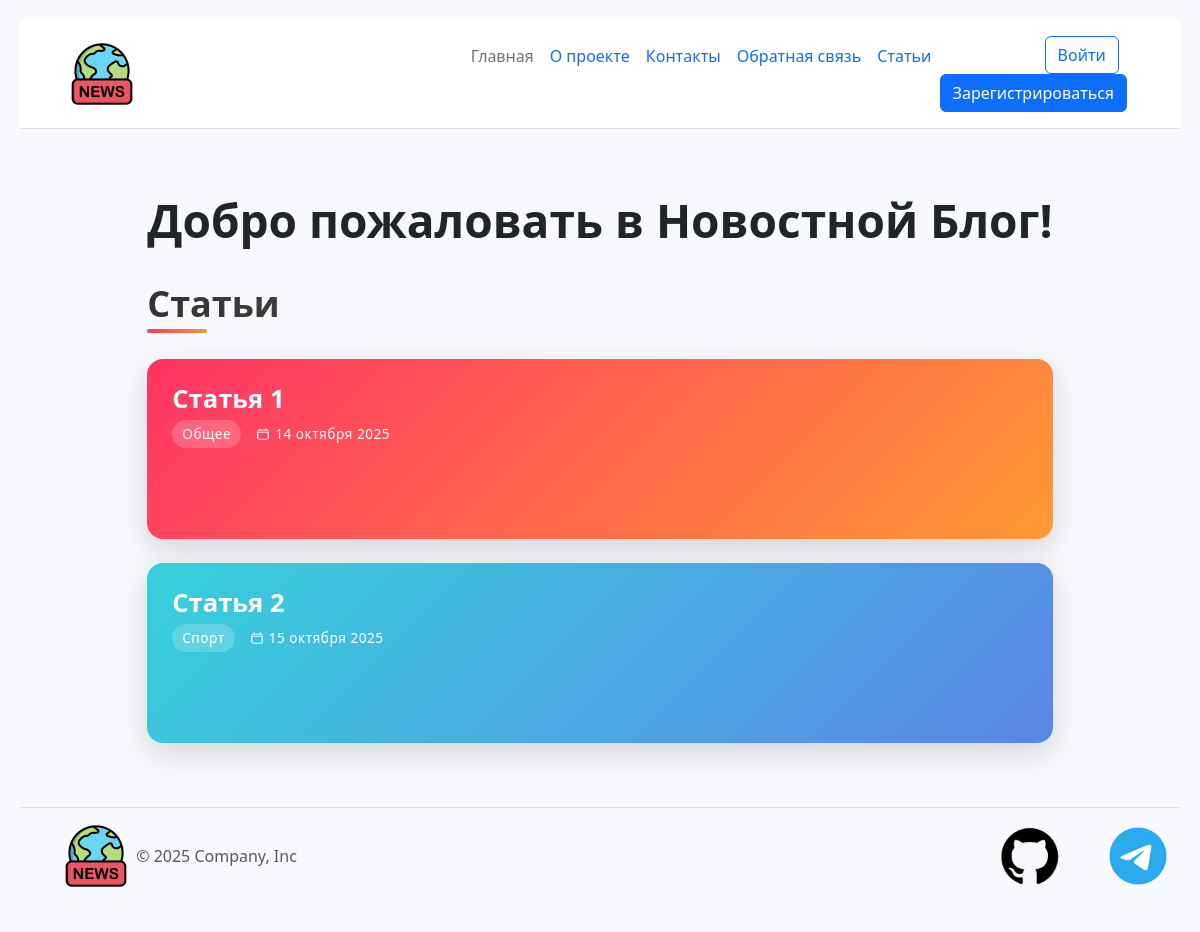
The app's page /index, older data.
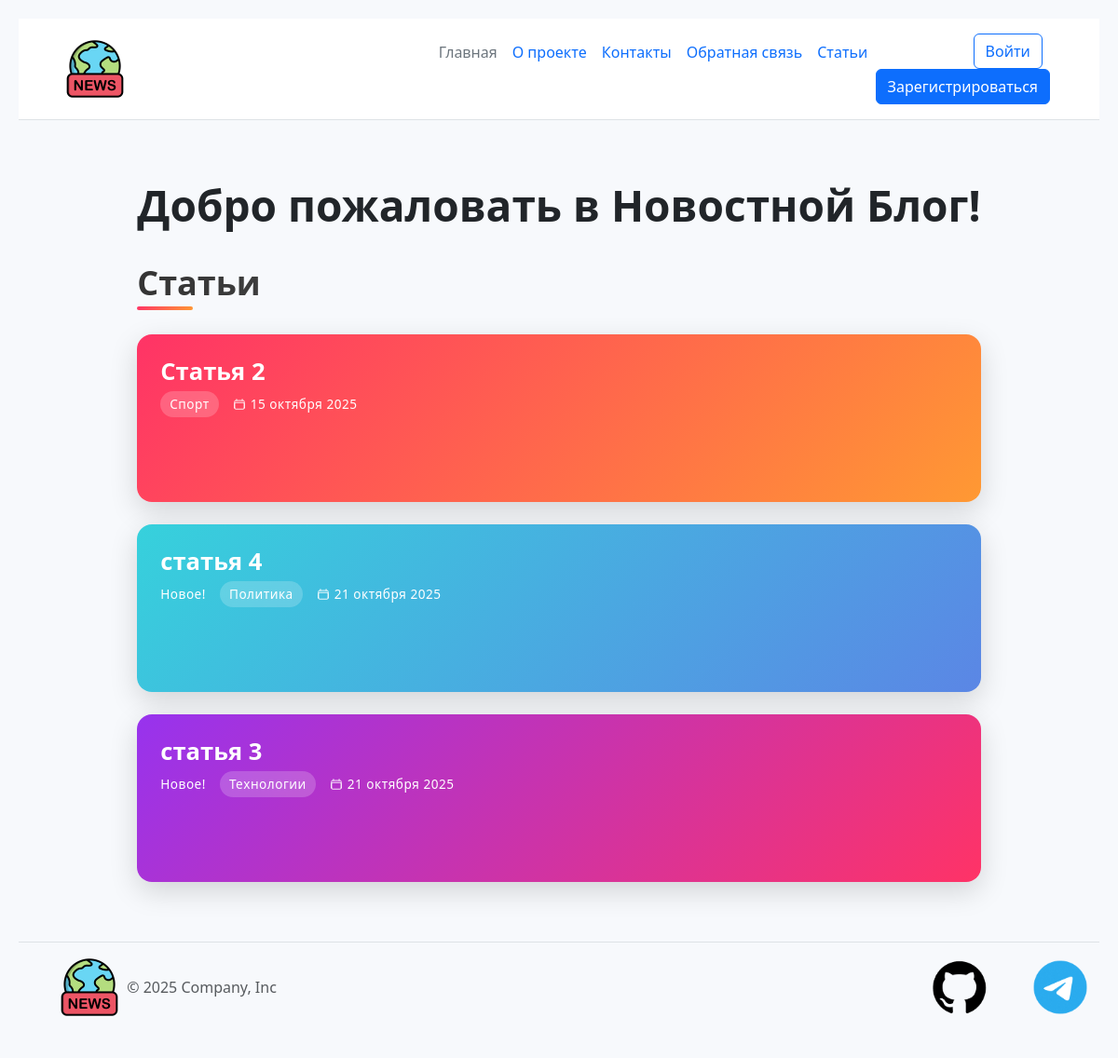
The same page, newer data.
### models.py (models this page shows, shortened)
class Article(db.Model):
    __tablename__ = 'article'
    id = db.Column(db.Integer, primary_key=True)
    title = db.Column(db.String(200), nullable=False)
    text = db.Column(db.Text, nullable=False)
    category = db.Column(db.String(50), default="general")
    created_date = db.Column(db.DateTime(timezone=True), default=lambda: datetime.now(timezone.utc))
    user_id = db.Column(db.Integer, db.ForeignKey('user.id'), nullable=False)
    comments = db.relationship('Comment', backref='article', lazy=True, cascade='all, delete-orphan')

### app.py (the view)
@app.route("/")
@app.route("/index")
def index():
    articles = Article.query.all()
    today_utc = datetime.now(timezone.utc).date()
    for article in articles:
        article.is_new = article.created_date.date() == today_utc
    return render_template('index.html', articles = articles, CATEGORIES=CATEGORIES)

### app.py (called while the page is built)
def russian_date(value):
    if isinstance(value, (datetime, date)):
        months = [
    'января', 'февраля', 'марта', 'апреля', 'мая', 'июня',
    'июля', 'августа', 'сентября', 'октября', 'ноября', 'декабря'
    ]
        return f"{value.day} {months[value.month - 1]} {value.year}"
    return value

### templates/index.html (shortened to what this page needs)
{% extends 'base.html' %}
{% block content %}
<div class="container">
    <div class="welcome">
        <h1 class="welcome-title">
        Добро пожаловать в Новостной Блог!</h1>
    </div>
        <h1 class="section-title">Статьи</h1>
        <div class="blog-cards">
            {% for article in articles %}
            <div class="blog-card">
                <div class="card-header">
                    <div>
                        <h2 class="card-title">{{ article.title }}</h2>
                        <div class="meta-info">
                            {% if article.is_new %}
                                <span class="new-post">Новое!</span>
                            {% endif %}
                            <span class="tag">{{ CATEGORIES.get(article.category, article.category) }}</span>
                            <span class="date">
                                 {{ article.created_date | russian_date }}
                            </span>
                        </div>
                    </div>
                </div>
                <div class="pattern"></div>
            </div>
            {% endfor %}
        </div>
    </div>
{% endblock %}

### templates/base.html (shortened to what this page needs)
<!DOCTYPE html>
<html lang="en">
<head>
    <link href="https://cdn.jsdelivr.net/npm/bootstrap@5.3.8/dist/css/bootstrap.min.css" rel="stylesheet">
    <link rel="stylesheet" href="{{url_for('static', filename = 'css/main.css')}}">
</head>
<body>
    <div class="page">
        <header class="d-flex flex-wrap align-items-center justify-content-center justify-content-md-between py-3 mb-4 border-bottom">
        <div class="col-md-3 mb-2 mb-md-0">
            <a href="/" class="d-inline-flex link-body-emphasis text-decoration-none"> <svg class="bi" width="40" height="32" role="img" aria-label="Bootstrap"><use xlink:href="#bootstrap"></use></svg>
                <img  class ="logo" src="{{url_for('static', filename='img/world-news.png')}}">
            </a>
        </div>
        <ul class="nav col-12 col-md-auto mb-2 justify-content-center mb-md-0">
            <li><a href="{{url_for('index')}}" class="nav-link px-2 link-secondary">Главная</a></li>
            <li><a href="{{url_for('about')}}" class="nav-link px-2">О проекте</a></li>
            <li><a href="{{url_for('contact')}}" class="nav-link px-2">Контакты</a></li>
            <li><a href="{{url_for('feedback')}}" class="nav-link px-2">Обратная связь</a></li>
            <li><a href="{{url_for('articles')}}" class="nav-link px-2">Статьи</a></li>
        <div class="col-md-3 text-end">
            {% if not current_user.is_authenticated %}
            <a href="{{ url_for('login') }}" class="btn btn-outline-primary me-2">Войти</a>
            <a href="{{ url_for('register') }}" class="btn btn-primary">Зарегистрироваться</a>
            {% else %}
            <span class="me-3">Привет, {{ current_user.name }}!</span>
            <a href="{{ url_for('logout') }}" class="btn btn-outline-secondary">Выйти</a>
            {% endif %}
        </div>
        </header>
        <div class="content">
            {% block content %}{% endblock %}
        </div>
        <footer class="d-flex flex-wrap justify-content-between align-items-center py-3 my-4 border-top">
        <div class="col-md-4 d-flex align-items-center">
            <a href="/" class="mb-3 me-2 mb-md-0 text-body-secondary text-decoration-none lh-1" aria-label="Bootstrap"> <svg class="bi" width="30" height="24" aria-hidden="true"><use xlink:href="#bootstrap"></use></svg>
                <img class="logo" src="{{url_for('static', filename='img/world-news.png')}}">
            </a>
            <span class="mb-3 mb-md-0 text-body-secondary">© 2025 Company, Inc</span>
        </div>
        <ul class="nav col-md-4 justify-content-end list-unstyled d-flex">
            <li class="ms-3"><a class="text-body-secondary" href="#" aria-label="Instagram"><svg class="bi" width="24" height="24" aria-hidden="true"><use xlink:href="#instagram"></use></svg></a>
            <img class="footer-link" src="{{url_for('static', filename='img/gethub.png')}}">
            </li>
            <li class="ms-3"><a class="text-body-secondary" href="#" aria-label="Facebook"><svg class="bi" width="24" height="24"><use xlink:href="#facebook"></use></svg></a>
            <img class="footer-link" src="{{url_for('static', filename='img/tg.png')}}">
            </li>
        </ul>
        </footer>
    </div>
</body>
</html>

### static/css/main.css (style rules this page uses)
.logo { height: 64px; width: 64px; }
header { position: sticky; top: 0; padding: 10px; z-index: 1000; background: #fff; }
.footer-link { height: 64px; width: 64px; }
footer { padding: 10px; }
.page { overflow: hidden; display: flex; flex-direction: column; min-height: 100vh; margin-left: auto; margin-right: auto; width: 100%; }
.content { margin: 0 auto; padding: 40px 20px; flex: 1 1 auto; }
:root { --gradient-1: linear-gradient(135deg, #FF3366, #FF9933); --gradient-2: linear-gradient(135deg, #36D1DC, #5B86E5); --gradient-3: linear-gradient(135deg, #9733EE, #FF3366); --shadow: 0 10px 30px rgba(0, 0, 0, 0.15); --transition: all 0.4s cubic-bezier(0.33, 1, 0.68, 1); --border-radius: 16px; }
* { margin: 0; padding: 0; box-sizing: border-box; font-family: 'Segoe UI', system-ui, -apple-system, BlinkMacSystemFont, sans-serif; }
body { display: flex; background-color: #f7f9fc; min-height: 100vh; padding: 20px; overflow-x: hidden; }
.container { width: 100%; display: flex; flex-direction: column; gap: 24px; }
.welcome-title { font-size: 46px; font-weight: 800; margin-bottom: 10px; text-align: center; }
.section-title { font-size: 36px; font-weight: 800; margin-bottom: 10px; background: linear-gradient(90deg, #333, #777); -webkit-background-clip: text; background-clip: text; color: transparent; position: relative; }
.section-title::after { content: ""; position: absolute; width: 60px; height: 4px; background: var(--gradient-1); left: 0; bottom: -8px; border-radius: 2px; }
.blog-cards { display: grid; grid-template-columns: 1fr; gap: 24px; }
.blog-card { position: relative; border-radius: var(--border-radius); overflow: hidden; box-shadow: var(--shadow); height: 180px; cursor: pointer; transform-style: preserve-3d; perspective: 1000px; min-width: 800px; }
.blog-card:nth-child(3n + 1) .card-header { background: var(--gradient-1); }
.blog-card:nth-child(3n + 2) .card-header { background: var(--gradient-2); }
.blog-card:nth-child(3n) .card-header { background: var(--gradient-3); }
.card-header { position: absolute; top: 0; left: 0; width: 100%; height: 100%; padding: 25px; display: flex; flex-direction: column; justify-content: space-between; color: white; transition: var(--transition); transform: translateZ(0); z-index: 2; }
.card-title { font-size: 1.6rem; font-weight: 700; margin-bottom: 5px; position: relative; z-index: 1; }
.meta-info { display: flex; align-items: center; gap: 15px; font-size: 0.85rem; letter-spacing: 0.5px; }
.tag { background: rgba(255, 255, 255, 0.2); padding: 4px 10px; border-radius: 50px; backdrop-filter: blur(5px); font-weight: 500; }
.date { display: flex; align-items: center; gap: 5px; }
.date svg { width: 14px; height: 14px; }
.pattern { position: absolute; width: 100%; height: 100%; top: 0; left: 0; opacity: 0.4; background-size: 20px 20px; }
.blog-card:nth-child(3n + 1) .pattern { background-image: radial-gradient(circle, #FF3366 1px, transparent 1px); }
.blog-card:nth-child(3n + 2) .pattern { background-image: radial-gradient(circle, #36D1DC 1px, transparent 1px); }
.blog-card:nth-child(3n) .pattern { background-image: radial-gradient(circle, #9733EE 1px, transparent 1px); }

Row changes from the older to the newer data that the page shows:
removed Article: title "Статья 1", get "Общее", created_date|russian_date "14 октября 2025"
added Article: title "статья 4", shows "Новое!", get "Политика", created_date|russian_date "21 октября 2025"
added Article: title "статья 3", shows "Новое!", get "Технологии", created_date|russian_date "21 октября 2025"
